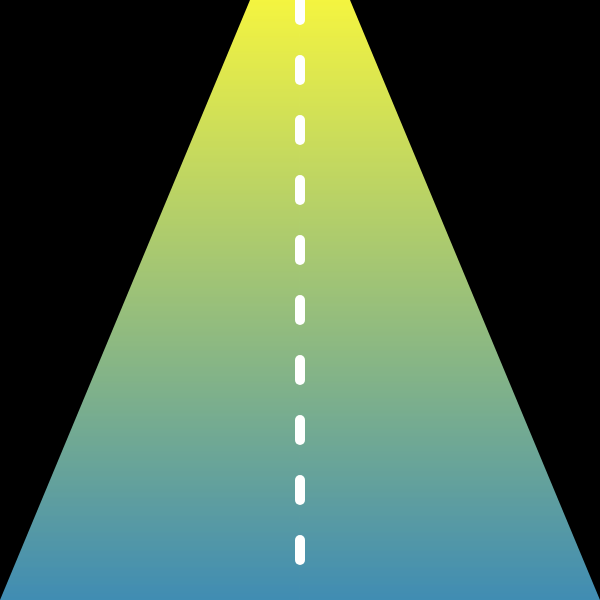
Frame 1 (no input)
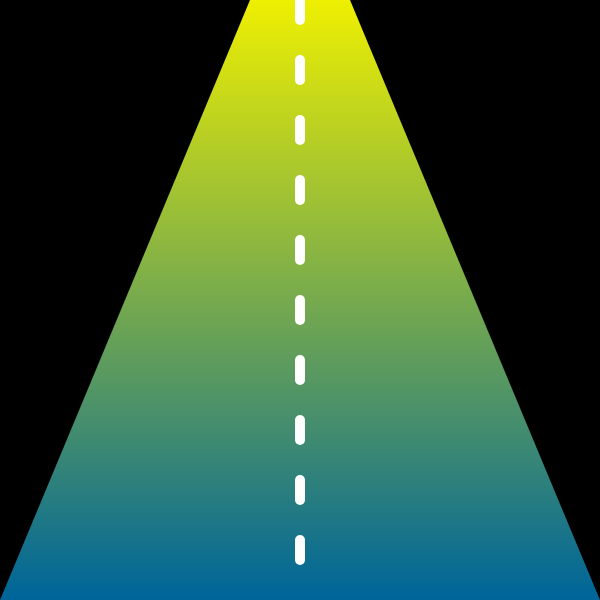
Frame 60 (no input)
Frame 120 (the mouse pressed at the canvas centre since frame 60): identical to frame 60, image omitted

The p5.js sketch that drew these frames (run headless with seeded random() and noise() and a simulated clock; from frame 60 on, the mouse is pressed at the canvas centre):

// p5.js sketch
// ── sketch.js
/*
제목 : 도로 위를 달리는 공

드로잉 활용기술 
1. 가운데 길 점선 & 그라데이션 색상표현 : for문을 활용하였습니다.
2. 그라데이션 표현 : 함수로 패턴을 구현하여 선을 여러개 그려 그라데이션을 표현하였습니다.
3. 마우스를 클릭한 지점에서 공이 발사됨=> 멀어질수록 원근법에 의해 크기가 점점 작아지고, 점점 투명도에 변화가 있습니다.
4. 공이 현재 지점에서 많이 떨어져있으면, 빠르게 가운데로 모이고 덜 떨어져있으면 천천히 가운데로 모임 => 공의 좌표와 x좌표 중점의 차이의 절대값에 log를 씌운 값을 일정한 x변화량에 더해주어 보다 자연스러운 움직임을 연출하고자 하였습니다.
*/

let w_width = 600;
let w_height = 600;
let startX ;
let startY ;
let endX = w_width/2
let endY = 0
let ballX ;
let ballY ;
let dx=0.1;
let dy=7;
let brightness;
const Y_AXIS = 1;
const X_AXIS = 2;
let b1, b2, c1, c2;
let num_of_lines=10;
let size_of_lines = 20;

function setup() {
  frameRate(20);
  createCanvas(w_width, w_height);
  b1 = color(255);
  b2 = color(0);
  c1 = color(240, 240, 0);
  c2 = color(0, 102, 153);
  
}

function mousePressed(){
  brightness=255;
   ballX = mouseX;
    ballY = mouseY;
}

function setGradient(x, y, w, h, c1, c2, axis) {
  noFill();

  if (axis === Y_AXIS) {
    for (let i = y; i <= y + h; i++) {
      let inter = map(i, y, y + h, 0, 1);
      let c = lerpColor(c1, c2, inter);
      stroke(c);
      line(x, i, x + w, i);
      
    }
  } 
  
}
function draw() {
  background(255, 255, 255);
  noStroke();
  
  
  setGradient(0, 0, w_width, w_height, c1, c2, Y_AXIS);
  strokeWeight(10);
  stroke(color(255, 255, 255));
  
  for(i=0;i<num_of_lines;i++){
    margin=w_height/num_of_lines;
    line(w_width/2,margin*i,w_width/2,(margin*i)+size_of_lines);
  }
  fill(0,0,0);
  noStroke();
  triangle(0,w_height,w_width/2-50,0,0,0);
  triangle(w_width,w_height,w_width/2+50,0,w_width,0);
  
  noStroke();
  
  //random_color=(ballX/w_height)*255-random(100)
  //fill(random_color,random_color,255);
  brightness-=2;
  fill(0,0,255,brightness);
  xplus=log(abs(((w_width/2)-ballX)));
  //print(xplus)
  
  if(endX<ballX&&ballX<=w_width){
    ballX-=xplus+dx;
  }
  else if(endX>=ballX && ballX>=0){
    ballX+=xplus+dx;
  }
  else {
    ballX=endX;
  }
  ballY-=dy;
  
  //print(ballX,ballY);
  
  circle(ballX, ballY, 110*(ballY/w_height)+sq(xplus), 110*(ballY/w_height)+sq(xplus));
  
}
